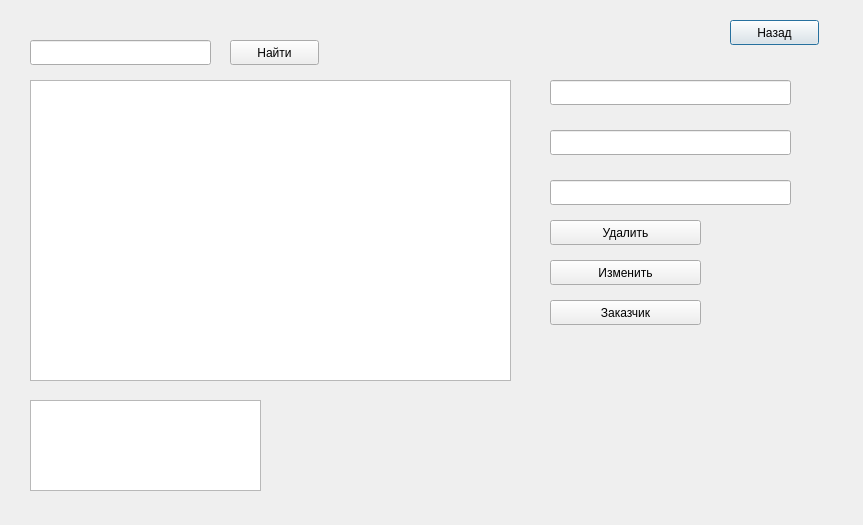
<?xml version="1.0" encoding="UTF-8"?>
<ui version="4.0">
 <class>empapplications</class>
 <widget class="QDialog" name="empapplications">
  <property name="geometry">
   <rect>
    <x>0</x>
    <y>0</y>
    <width>863</width>
    <height>525</height>
   </rect>
  </property>
  <property name="windowTitle">
   <string>Dialog</string>
  </property>
  <widget class="QPushButton" name="btnBack">
   <property name="geometry">
    <rect>
     <x>730</x>
     <y>20</y>
     <width>89</width>
     <height>25</height>
    </rect>
   </property>
   <property name="text">
    <string>Назад</string>
   </property>
  </widget>
  <widget class="QTableWidget" name="twOrg">
   <property name="geometry">
    <rect>
     <x>30</x>
     <y>80</y>
     <width>481</width>
     <height>301</height>
    </rect>
   </property>
  </widget>
  <widget class="QTextEdit" name="teResult">
   <property name="geometry">
    <rect>
     <x>30</x>
     <y>400</y>
     <width>231</width>
     <height>91</height>
    </rect>
   </property>
  </widget>
  <widget class="QLineEdit" name="leFIO">
   <property name="geometry">
    <rect>
     <x>550</x>
     <y>80</y>
     <width>241</width>
     <height>25</height>
    </rect>
   </property>
  </widget>
  <widget class="QLineEdit" name="lePhone">
   <property name="geometry">
    <rect>
     <x>550</x>
     <y>130</y>
     <width>241</width>
     <height>25</height>
    </rect>
   </property>
  </widget>
  <widget class="QLineEdit" name="leEmail">
   <property name="geometry">
    <rect>
     <x>550</x>
     <y>180</y>
     <width>241</width>
     <height>25</height>
    </rect>
   </property>
  </widget>
  <widget class="QPushButton" name="btnDelete">
   <property name="geometry">
    <rect>
     <x>550</x>
     <y>220</y>
     <width>151</width>
     <height>25</height>
    </rect>
   </property>
   <property name="text">
    <string>Удалить</string>
   </property>
  </widget>
  <widget class="QPushButton" name="btnEdit">
   <property name="geometry">
    <rect>
     <x>550</x>
     <y>260</y>
     <width>151</width>
     <height>25</height>
    </rect>
   </property>
   <property name="text">
    <string>Изменить</string>
   </property>
  </widget>
  <widget class="QPushButton" name="btnCust">
   <property name="geometry">
    <rect>
     <x>550</x>
     <y>300</y>
     <width>151</width>
     <height>25</height>
    </rect>
   </property>
   <property name="text">
    <string>Заказчик</string>
   </property>
  </widget>
  <widget class="QPushButton" name="btnFind">
   <property name="geometry">
    <rect>
     <x>230</x>
     <y>40</y>
     <width>89</width>
     <height>25</height>
    </rect>
   </property>
   <property name="text">
    <string>Найти</string>
   </property>
  </widget>
  <widget class="QLineEdit" name="leFind">
   <property name="geometry">
    <rect>
     <x>30</x>
     <y>40</y>
     <width>181</width>
     <height>25</height>
    </rect>
   </property>
  </widget>
 </widget>
 <resources/>
 <connections/>
</ui>
